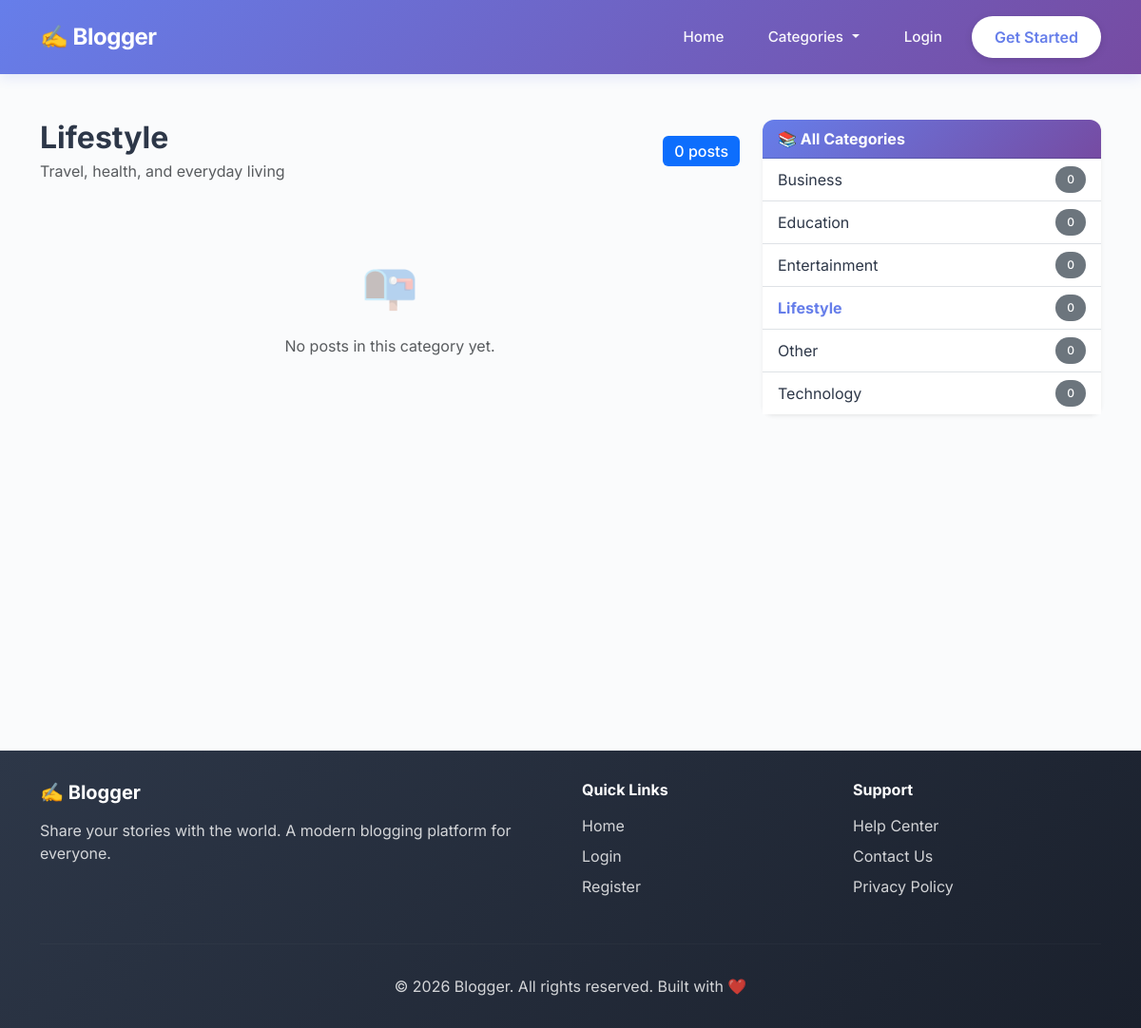
Page /category.php?slug=lifestyle on the committed database.
### tables this page shows
CREATE TABLE categories (
  id INT AUTO_INCREMENT PRIMARY KEY,
  name VARCHAR(100) NOT NULL UNIQUE,
  slug VARCHAR(120) NOT NULL UNIQUE,
  description TEXT,
  created_at TIMESTAMP DEFAULT CURRENT_TIMESTAMP
);

### config.php (called while the page is built, shortened)
<?php
function sanitize($str) {
    return htmlspecialchars($str, ENT_QUOTES, 'UTF-8');
}
?>

### category.php (the view, shortened to what this page needs)
<?php
require_once 'config.php';
$slug = trim($_GET['slug'] ?? '');
$cat = null;
if ($slug) {
    $stmt = $mysqli->prepare("SELECT * FROM categories WHERE slug=? LIMIT 1");
    $stmt->bind_param('s', $slug);
    $stmt->execute();
    $cat = $stmt->get_result()->fetch_assoc();
}
$posts = $mysqli->prepare("
    SELECT posts.id, posts.title, posts.created_at, users.name AS author,
           (SELECT COUNT(*) FROM likes WHERE likes.post_id=posts.id) AS like_count,
           (SELECT COUNT(*) FROM comments WHERE comments.post_id=posts.id) AS comment_count
    FROM posts
    JOIN users ON users.id = posts.user_id
    WHERE posts.category_id = ? AND posts.status = 'approved'
    ORDER BY posts.created_at DESC
");
$posts->bind_param('i', $cat['id']);
$posts->execute();
$resPosts = $posts->get_result();
$allCats = $mysqli->query("
    SELECT categories.*, COUNT(posts.id) AS post_count
    FROM categories
    LEFT JOIN posts ON posts.category_id = categories.id AND posts.status='approved'
    GROUP BY categories.id
    ORDER BY categories.name
");
include 'header.php';
?>
<div class="container my-5">
  <div class="row">
    <div class="col-lg-8">
      <div class="d-flex align-items-center mb-4 gap-3">
        <div>
          <h2 class="fw-bold mb-1" style="color:#2d3748;"> <?= sanitize($cat['name']) ?></h2>
          <?php if ($cat['description']): ?>
            <p class="text-muted mb-0"><?= sanitize($cat['description']) ?></p>
          <?php endif; ?>
        </div>
        <span class="badge bg-primary ms-auto fs-6"><?= $resPosts->num_rows ?> posts</span>
      </div>
      <?php if ($resPosts->num_rows === 0): ?>
        <div class="text-center py-5">
          <div style="font-size:3rem;opacity:.3;">📭</div>
          <p class="text-muted mt-3">No posts in this category yet.</p>
        </div>
      <?php endif; ?>
    </div>
    <div class="col-lg-4 mt-4 mt-lg-0">
      <div class="card border-0 shadow-sm" style="border-radius:12px;">
        <div class="card-header fw-bold" style="background:linear-gradient(135deg,#667eea,#764ba2);color:white;border-radius:12px 12px 0 0;">
          📚 All Categories
        </div>
        <div class="card-body p-0">
          <ul class="list-group list-group-flush">
            <?php while ($c = $allCats->fetch_assoc()): ?>
              <li class="list-group-item d-flex justify-content-between align-items-center px-3 py-2">
                <a href="category.php?slug=<?= sanitize($c['slug']) ?>"
                   style="text-decoration:none;color:<?= $c['slug']===$slug ? '#667eea' : '#2d3748' ?>;font-weight:<?= $c['slug']===$slug ? '700' : '400' ?>;">
                  <?= sanitize($c['name']) ?>
                </a>
                <span class="badge rounded-pill bg-secondary"><?= $c['post_count'] ?></span>
              </li>
            <?php endwhile; ?>
          </ul>
        </div>
      </div>
    </div>
  </div>
</div>
<?php include 'footer.php'; ?>

### header.php (style rules this page uses)
* { margin: 0; padding: 0; box-sizing: border-box; }
body { font-family: 'Inter', -apple-system, BlinkMacSystemFont, 'Segoe UI', sans-serif; background-color: #fafbfc; color: #1a202c; }
.badge { padding: 0.5rem 0.75rem; font-weight: 500; border-radius: 6px; }

### rows in the picture
categories: name "Lifestyle", description "Travel, health, and everyday living", post_count "0"
categories: name "Business", post_count "0"
categories: name "Education", post_count "0"
categories: name "Entertainment", post_count "0"
categories: name "Other", post_count "0"
categories: name "Technology", post_count "0"

### other values in the picture
$resPosts->num_rows "0"
